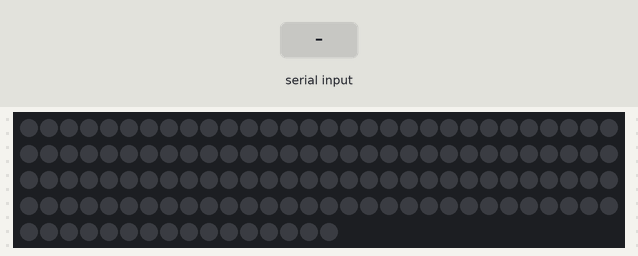
Recording of a sketch running on a simulated Arduino Uno, built with avr-gcc and run on an emulated ATmega328P. Shown: 136 RGB LEDs in strip order, left to right, continuing on the next row. The test bench sets the inputs (shaded band). What the sketch prints to the serial monitor is not drawn.

Above: at 1.2 s.
1.3 s: "0" received over Serial
2.8 s: byte 57 ('9') received over Serial
At 4.0 s:
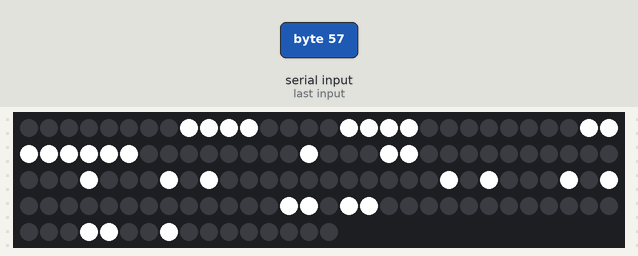
4.3 s: "1" received over Serial
5.8 s: "2" received over Serial
At 6.4 s:
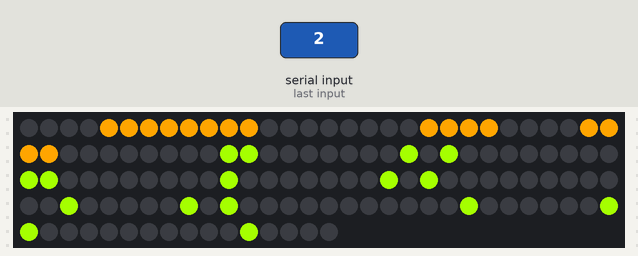
Timing chart, 0 to 8.3 s (numbered marks = the images above; inputs shaded):
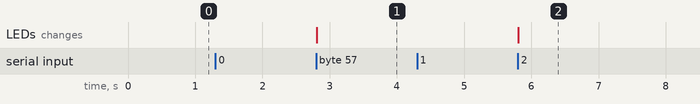

The sketch:

ClimbingLine_bluetooth.ino
```cpp
#include "FastLED.h"


#define NUM_LEDS 136    /*4 in the 1st breakout */

// For led chips like Neopixels, which have a data line, ground, and power, you just
// need to define DATA_PIN.
#define DATA_PIN 5
#define NUM_HOLDS 109
// Define the array of leds
CRGB leds[NUM_LEDS];
uint32_t MyColor;

static const boolean Lane[10][NUM_HOLDS] = {
{0,0,1,0,1,0,0,1,1, 0,0,0,0,0,0,0,0,1,0, 0,0,1,1,0,0,0,0,0,0, 0,0,0,0,0,0,0,1,0,0, 0,1,0,1,0,0,0,0,0,0, 0,0,0,0,0,1,0,1,0,0, 0,1,0,1,0,0,0,0,0,0, 0,0,0,0,0,0,0,1,1,0, 1,1,0,0,0,0,0,0,0,0, 0,0,0,0,0,0,0,1,1,0, 0,1,0,0,0,0,0,0,0,0},
{0,1,1,0,0,1,0,1,0, 0,0,0,0,1,1,0,0,0,0, 0,0,0,1,0,1,0,0,0,0, 0,0,0,0,1,1,0,0,0,0, 0,0,0,0,1,0,0,0,0,0, 0,0,1,0,1,0,0,0,0,0, 0,0,0,0,0,0,1,0,0,0, 0,0,1,0,1,0,0,0,0,0, 0,0,0,0,0,0,1,0,0,0, 0,0,0,1,1,0,0,0,0,0, 0,0,0,0,0,1,0,0,0,0},
{0,1,1,0,1,1,1,0,0, 0,0,1,1,0,0,0,0,0,0, 0,0,0,0,0,0,1,0,0,0, 0,1,1,0,0,0,0,0,0,0, 0,0,0,0,0,0,0,1,0,0, 0,0,1,1,0,0,0,0,0,0, 0,0,0,0,0,1,1,0,0,0, 0,0,0,0,1,1,0,0,0,0, 0,0,0,1,1,0,0,0,0,0, 0,0,0,0,0,0,1,0,0,0, 0,0,0,1,0,0,0,0,0,0},
{1,0,0,1,0,1,1,0,0, 0,1,0,0,0,0,0,0,0,0, 0,0,0,0,0,0,0,0,0,1, 1,0,0,0,0,0,0,0,0,0, 0,0,0,0,0,0,0,0,1,1, 0,1,0,0,0,0,0,0,0,0, 0,0,0,0,0,0,0,1,0,1, 0,1,0,0,0,0,0,0,0,0, 0,0,0,0,0,0,0,0,1,1, 0,1,0,0,0,0,0,0,0,0, 0,0,0,0,0,0,0,1,1,0},
{0,0,1,0,1,0,0,0,1, 0,0,0,0,0,0,0,1,0,1, 1,0,1,0,0,0,0,0,0,0, 0,0,0,0,0,0,0,0,1,0, 1,0,1,0,0,0,0,0,0,0, 0,0,0,0,0,0,0,1,1,0, 1,0,0,0,0,0,0,0,0,0, 0,0,0,0,0,0,0,1,0,1, 0,1,0,0,0,0,0,0,0,0, 0,0,0,0,0,0,0,0,1,0, 1,0,0,0,0,0,0,0,0,0},
{1,0,0,1,0,1,1,0,0, 1,0,0,0,0,0,0,0,0,0, 0,0,0,0,0,0,0,1,1,0, 0,0,0,1,0,0,0,0,0,0, 0,0,0,0,1,1,0,0,0,0, 0,0,0,0,0,1,1,0,0,0, 0,0,1,0,1,0,0,0,0,0, 0,0,0,0,0,0,1,0,0,0, 0,0,1,0,0,0,0,0,0,0, 0,0,0,0,0,0,0,1,0,0, 0,0,1,0,0,0,0,0,0,0},
{0,0,1,0,1,0,0,1,0, 0,0,0,0,0,0,1,0,0,0, 0,1,0,0,1,0,0,0,0,0, 0,0,0,0,0,0,1,0,0,1, 0,1,0,0,0,0,0,0,0,0, 0,0,0,0,0,0,0,0,0,1, 0,1,0,0,0,0,0,0,0,0, 0,0,0,0,0,0,0,0,1,1, 1,0,0,0,0,0,0,0,0,0, 0,0,0,0,0,0,0,0,1,1, 0,1,0,0,0,0,0,0,0,0},
{0,0,1,0,1,0,0,1,1, 0,0,0,1,0,0,0,0,0,0, 0,0,0,0,0,0,0,1,0,0, 0,1,0,0,0,0,0,0,0,0, 0,0,0,0,0,0,0,0,0,1, 1,0,0,0,0,0,0,0,0,0, 0,0,0,0,0,0,0,1,1,0, 1,0,0,1,0,0,0,0,0,0, 0,0,0,0,0,0,0,1,0,0, 1,0,0,0,0,0,0,0,0,0, 0,0,0,0,0,0,0,0,0,1},
{0,1,0,1,0,1,1,1,0, 0,0,0,0,1,1,0,0,0,0, 0,0,0,0,1,1,0,0,0,0, 0,0,0,1,1,0,0,0,0,0, 0,0,0,0,0,0,1,1,0,0, 0,0,0,0,1,0,0,0,0,0, 0,0,0,0,1,1,0,0,0,0, 0,0,0,1,0,1,0,0,0,0, 0,0,0,0,0,1,0,0,0,0, 0,0,0,0,0,1,0,0,0,0, 0,0,0,0,1,1,0,0,0,0},
{1,1,1,1,1,1,1,1,1, 0,1,1,1,0,1,1,1,0,0, 0,0,0,1,0,0,0,1,0,0, 0,1,1,0,0,1,1,0,0,0, 0,0,0,1,0,0,0,1,0,0, 0,0,0,0,0,0,0,0,0,0, 0,1,1,0,1,0,1,0,0,1, 1,0,0,1,0,1,0,1,0,1, 0,1,1,0,1,1,1,0,1,1, 1,0,0,1,0,1,0,1,0,1, 0,1,1,0,0,1,0,1,1,1}};

/*{0,1,0,1,0,1,1,0,0,0,0,0,0,0,0,1,1,0,0,0,0,0,0,1,0,0,0,0,0,0,0,1,1,0,0,0,0,0,0,0,0,0,0,0,0,1,0,1,0,0,1,0,1,0,0,0,0,0,0,0,0,0,0,0,0,1,1,0,0,0,0,1,1,0,0,0,0,0,0,0,0,0,0,0,0,1,1,0,0,0,0,1,0,1,0,0,0,0,0,0,0,0,0,0,0,1,0,0,0}*/

const byte NbLedByHolds[NUM_HOLDS] = {4,4,4,4,4,4,4,4,4,1,1,1,1,1,1,1,1,1,1,1,1,1,1,1,1,1,1,1,1,1,1,1,1,1,1,1,1,1,1,1,1,1,1,1,1,1,1,1,1,1,1,1,1,1,1,1,1,1,1,1,1,1,1,1,1,1,1,1,1,1,1,1,1,1,1,1,1,1,1,1,1,1,1,1,1,1,1,1,1,1,1,1,1,1,1,1,1,1,1,1,1,1,1,1,1,1,1,1,1};

int ActiveLane[NUM_LEDS];
int CompteurAddressLED;
int MyLane;
char CharRead;
char FlushExtraChar;
int compteurTempo;
int NbLedInThisHold;
int StatusLed;
int Error;      /*used for loop*/
byte RG_Exchangetampon;
void setup()
{
        Serial.begin(9600);                                  /*init Serial*/
	FastLED.addLeds<NEOPIXEL,DATA_PIN>(leds,NUM_LEDS);  /*init LedStrip*/

        Error = -1;
}

void loop()
{

        while (Error == -1)         /* while read value not correct ....*/
        {
        CharRead ='?';
        Serial.println("Level 4b     : 0 ");
        Serial.println("Level 5a     : 1 ");
        Serial.println("Level 5b     : 2 ");
        Serial.println("Level 5b     : 3 ");
        Serial.println("Level 5c     : 4 ");
        Serial.println("Level 5c     : 5 ");
        Serial.println("Level 5c     : 6 ");
        Serial.println("Level 6a     : 7 ");
        Serial.println("Level 6a     : 8 ");
        Serial.println("Level 6b     : 9 ");
        Serial.print("Which Lane     [0..9]? :");
        while (CharRead == '?'){
        if (Serial.available() > 0) {                                /*char in buffer line ? */
                    CharRead = Serial.read();                        /*read the 1st one */
                    while (Serial.available () > 0) Serial.read();   /*remove the char pending in stack*/


                                           /* activate the change */
                                     }

                                }
        Serial.println(CharRead);          /* send back the typed char for view */


        switch (CharRead){                            /* validate the value */
          case '0' : MyLane = 0;Error = 0;break;
          case '1' : MyLane = 1;Error = 0;break;
          case '2' : MyLane = 2;Error = 0;break;
          case '3' : MyLane = 3;Error = 0;break;
          case '4' : MyLane = 4;Error = 0;break;
          case '5' : MyLane = 5;Error = 0;break;
          case '6' : MyLane = 6;Error = 0;break;
          case '7' : MyLane = 7;Error = 0;break;
          case '8' : MyLane = 8;Error = 0;break;
          case '9' : MyLane = 9;Error = 0;break;
          default : Error = -1;Serial.println("not in range");
                           }
        }

        CompteurAddressLED=0;                    /*convert table of holds into table of leds */
        for (int i = 0; i < NUM_HOLDS; i++)
        {

         StatusLed = Lane[MyLane][i];
         NbLedInThisHold = NbLedByHolds[i];


                for(int j=0 ; j < NbLedInThisHold ; j++ )
                {
                ActiveLane[CompteurAddressLED] = StatusLed;
                CompteurAddressLED++;
                }

        }


        Error = -1;

        while (Error == -1)
        {
        Serial.println("Red      : 0 ");
        Serial.println("DarkRed  : 1 ");
        Serial.println("Orange   : 2 ");
        Serial.println("Yellow   : 3 ");
        Serial.println("Green    : 4 ");
        Serial.println("Purple   : 5 ");
        Serial.println("Blue     : 6 ");
        Serial.println("Cyan     : 7 ");
        Serial.println("Gray     : 8 ");
        Serial.println("White    : 9 ");
        Serial.print("Which Color  [0..9]? :");

        CharRead ='?';
        while (CharRead == '?'){
        if (Serial.available() > 0) {
                                      CharRead = Serial.read();           /* read the 1st one*/
                                      while (Serial.available () > 0) Serial.read();   /*remove the char pending in stack*/
                                    }
        }
        Serial.println(CharRead);
        switch (CharRead){                                        /* validate the data and set the color */
          case '0': MyColor = CRGB::DarkRed; Error = 0;break;
          case '1': MyColor = CRGB::Red;   Error = 0;break;
          case '2': MyColor = CRGB::Orange;Error = 0;break;
          case '3': MyColor = CRGB::Yellow;Error = 0;break;
          case '4': MyColor = CRGB::Green; Error = 0;break;
          case '5': MyColor = CRGB::Purple;Error = 0;break;
          case '6': MyColor = CRGB::Blue;  Error = 0;break;
          case '7': MyColor = CRGB::Cyan;  Error = 0;break;
          case '8': MyColor = CRGB::Gray;  Error = 0;break;
          case '9': MyColor = CRGB::White; Error = 0;break;


         default : {Error = -1;Serial.println("not in range");}
                        }
        }
        Error =-1;


       for (int i=0; i < NUM_LEDS; i++)
         {
          if ( ActiveLane[i] == 0 ) { leds[i] = CRGB::Black; }

          else     { if (i<36) { leds[i] = MyColor;    }
                   else { leds[i] = MyColor;
                          RG_Exchangetampon = leds[i].r;
                          leds[i].r = leds[i].g;
                          leds[i].g = RG_Exchangetampon;
                         }


                   }
         }

       FastLED.show();                          /* activate the change */

}
```

Measured:
- after the input at 1.3 s, every drawn part: stays the same
- after the input at 2.8 s, the LEDs: change at once (image 1)
- after the input at 4.3 s, every drawn part: stays the same
- after the input at 5.8 s, the LEDs: change at once (image 2)
